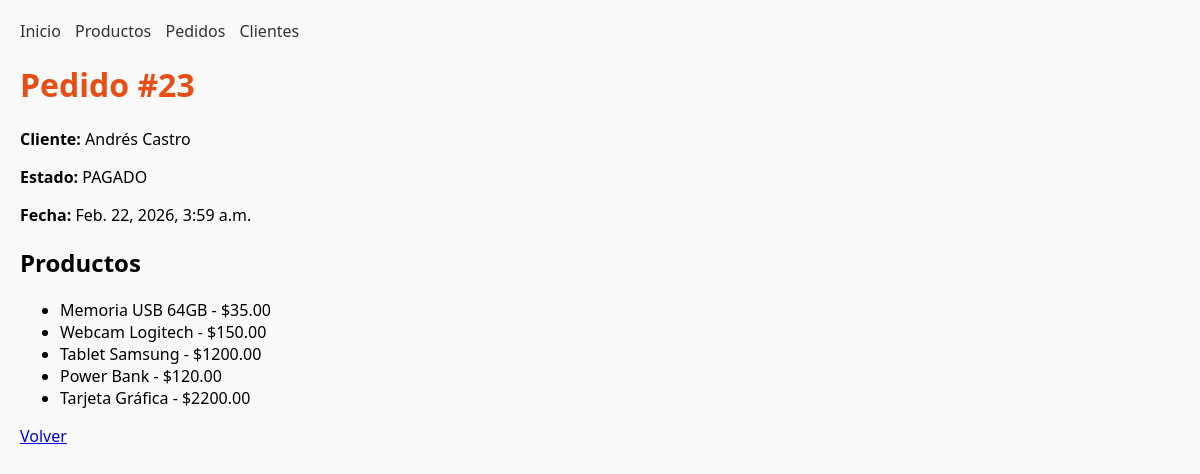
/pedidos/23, run on the app's committed database.
### tienda/models.py (models this page shows, shortened)
class Pedido(models.Model):
    ESTADOS = [
        ("CREADO", "Creado"),
        ("PAGADO", "Pagado"),
        ("ENVIADO", "Enviado"),
        ("CERRADO", "Cerrado"),
    ]
    cliente = models.ForeignKey(Cliente, on_delete=models.CASCADE, related_name="pedidos")
    productos = models.ManyToManyField(Producto, related_name="pedidos")
    estado = models.CharField(max_length=10, choices=ESTADOS, default="CREADO")
    fecha = models.DateTimeField(auto_now_add=True)

class Cliente(models.Model):
    nombre = models.CharField(max_length=120)
    correo = models.EmailField(unique=True)
    fecha_registro = models.DateTimeField(auto_now_add=True)
    activo = models.BooleanField(default=True)

class Producto(models.Model):
    nombre = models.CharField(max_length=100)
    descripcion = models.TextField()
    precio = models.DecimalField(max_digits=8, decimal_places=2)
    creado_en = models.DateTimeField(auto_now_add=True)

### tienda/views.py (the view)
# urls.py: path("pedidos/<int:pk>", views.detalle_pedido, name="detalle_pedido"),
def detalle_pedido(request, pk):
    pedido = get_object_or_404(Pedido, pk=pk)
    return render(request, "tienda/detalle_pedido.html", {"pedido": pedido})

### tienda/templates/tienda/detalle_pedido.html
{% extends "tienda/base.html" %}
{% block content %}
<h1>Pedido #{{ pedido.pk }}</h1>
<p><b>Cliente:</b> {{ pedido.cliente.nombre }}</p>
<p><b>Estado:</b> {{ pedido.estado }}</p>
<p><b>Fecha:</b> {{ pedido.fecha }}</p>
<h2>Productos</h2>
<ul>
{% for producto in pedido.productos.all %}
    <li>{{ producto.nombre }} - ${{ producto.precio }}</li>
{% endfor %}
</ul>
<a href="{% url 'tienda:lista_pedidos' %}">Volver</a>
{% endblock %}

### tienda/static/css/main.css (style rules this page uses)
body { font-family: 'Segoe UI', sans-serif; margin: 20px; background-color: #f9f9f9; }
h1 { color: #e84d13; }

### data on the page
Pedido: pk "23", cliente.nombre "Andrés Castro", estado "PAGADO", fecha "Feb. 22, 2026, 3:59 a.m."
Producto: nombre "Memoria USB 64GB", precio "35.00"
Producto: nombre "Webcam Logitech", precio "150.00"
Producto: nombre "Tablet Samsung", precio "1200.00"
Producto: nombre "Power Bank", precio "120.00"
Producto: nombre "Tarjeta Gráfica", precio "2200.00"
